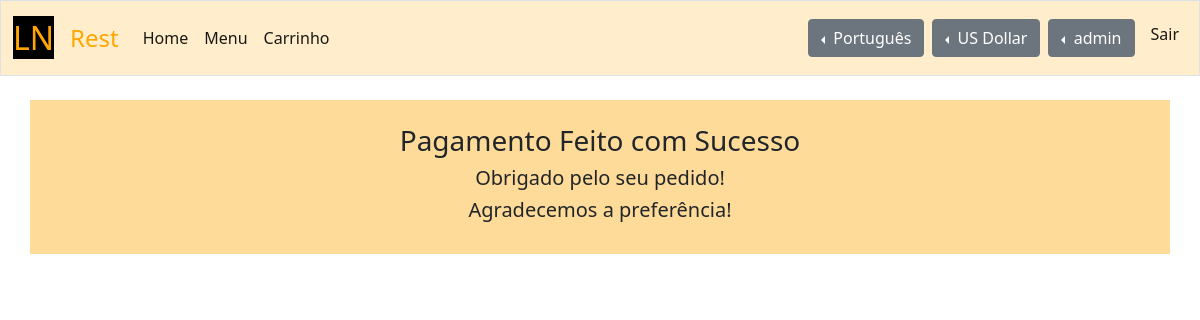
Screenshot of /success (signed in) with the database file from the repository.
### texts/models.py (models this page shows, shortened)
class Phrase(models.Model):
    words = models.TextField(blank=True)
    languages = models.ManyToManyField(
        Iso_639_LanguageCode, blank=True,
        related_name='languages_Phrase_related'
    )
    translation_of = models.ForeignKey(
        'self', blank=True, null=True, on_delete=models.CASCADE,
        related_name='translation_of_Phrase_related'
    )
    def translate_to(self, language):
        origin_languages = self.languages.all().order_by('sort_number')
        if origin_languages and len(origin_languages) > 0:
            origin_language = origin_languages[0].english_name
        else:
            origin_language = None
        translated = {
            'words': self.words,
            'language': origin_language,
        }
        if not language:
            return translated
        else:
            for origin_language in origin_languages:
                if language.code == origin_language:
                    return translated
        translations = set(self.translation_of_Phrase_related.all())
        if self.translation_of:
            translations.add(self.translation_of)
        for translation in translations:
            if language.code in translation.languages.all():
                translated = {
                    'words': translation.words,
                    'language': language.code.english_name,
                }
                return translated
        return translated
    def to_dict(self, **settings):
        dict = {}
        dict['id'] = self.id
        dict['words'] = self.words
        dict['languages'] = []
        languages = self.languages.all().order_by('sort_number')
        for language in languages:
            dict['languages'].append(language.english_name)
        dict['translation_of'] = to_dict(self.translation_of, **settings)
        if settings and settings['language']:
            language = settings['language']
        else:
            language = None
        dict['translated'] = self.translate_to(language)
        return dict

class Language(models.Model):
    code = models.ForeignKey(
        Iso_639_LanguageCode, blank=True, null=True, on_delete=models.CASCADE,
        related_name='code_Language_related'
    )
    name = models.ForeignKey(
        Phrase, blank=True, null=True, on_delete=models.CASCADE,
        related_name='name_Language_related'
    )
    def to_dict(self, **settings):
        dict = {}
        dict['id'] = self.id
        if self.code:
            dict['code'] = self.code.english_name
        else:
            dict['code'] = {}
        dict['name'] = to_dict(self.name, **settings)
        return dict

### orders/views.py (the view)
# urls.py: path('success', views.success, name='success'),
def success(request):
    if not request.user.is_authenticated:
        return HttpResponseRedirect(reverse('index'))
    user = request.user
    status = 'InCart'
    orders = Order.objects.filter(user=user, status=status).all()
    for order in orders:
        order.cancel()
    pages_basic_data = get_pages_basic_data(request)
    language = pages_basic_data['language']
    user_settings = pages_basic_data['user_settings']
    settings = pages_basic_data['settings']
    languages = pages_basic_data['languages']
    currencies = pages_basic_data['currencies']
    context = {
        'settings': settings,
        'user_settings': user_settings,
        'language': language,
        'languages': languages,
        'currencies': currencies,
    }
    request.session['page'] = reverse('success')
    return render(request, 'orders/success.html', context)

### orders/models.py (called while the page is built)
    def to_dict(self, **settings):
        dict = {}
        dict['id'] = self.id
        dict['language'] = to_dict(self.language, **settings)
        dict['currency'] = to_dict(self.currency, **settings)
        return dict

### quantities/models.py (called while the page is built)
    def to_dict(self, **settings):
        dict = {}
        dict['id'] = self.id
        dict['code'] = self.code.alphabetic_code
        dict['name'] = to_dict(self.name, **settings)
        return dict

### texts/models.py (called while the page is built)
def to_dict(object, **settings):
    if object:
        dict = object.to_dict(**settings)
    else:
        dict = {}
    return dict

def to_dict_list(manager, *order_by_field_names, **settings):
    dict_list = []
    if manager:
        objects = manager.all().order_by(*order_by_field_names)
        for object in objects:
            dict = to_dict(object, **settings)
            if dict:
                dict_list.append(dict)
    return dict_list

### orders/templates/orders/success.html (shortened to what this page needs)
{% extends "orders/base.html" %}
{% block main %}
    <h3>
        {% if settings.success_page_label %}
            {{ settings.success_page_label.translated.words }}
        {% else %}
            Checkout Succeeded
        {% endif %}
    </h3>
    <h5>
        {% if settings.success_page_contents_01 %}
            {{ settings.success_page_contents_01.translated.words }}
        {% else %}
            Thanks for your order!
        {% endif %}
    </h5>
    <h5>
        {% if settings.success_page_contents_02 %}
            {{ settings.success_page_contents_02.translated.words }}
        {% else %}
            We appreciate your business!
        {% endif %}
    </h5>
{% endblock %}

### orders/templates/orders/base.html (shortened to what this page needs)
{% extends "orders/ln/ln-base.html" %}
{% load static %}
{% block product_head %}
    <link href="{% static 'orders/styles/style.css' %}" rel="stylesheet">
{% endblock %}
{% block product_navbar %}
    <div class="collapse navbar-collapse" id="navbarSupportedContent">
        {% if user.is_authenticated %}
        <ul class="navbar-nav me-auto mb-2 mb-lg-0">
            <li class="nav-item">
                <a class="nav-link active" aria-current="page" href="/">
                    {% if settings.home_label %}
                        {{ settings.home_label.translated.words }}
                    {% else %}
                        Home
                    {% endif %}
                </a>
            </li>
            <li class="nav-item">
                <a class="nav-link active" aria-current="page"" href="{% url 'menu' None %}">
                    {% if settings.menu_label %}
                        {{ settings.menu_label.translated.words }}
                    {% else %}
                        Menu
                    {% endif %}
                </a>
            </li>
            <li class="nav-item">
                <a class="nav-link active" aria-current="page" href="{% url 'cart' %}">
                    {% if settings.cart_label %}
                        {{ settings.cart_label.translated.words }}
                    {% else %}
                        Cart
                    {% endif %}
                </a>
            </li>
        </ul>
        <div class="dropstart me-2">
            <button class="btn btn-secondary dropdown-toggle" type="button" id="dropdownMenuButton1" data-bs-toggle="dropdown" aria-expanded="false">
                {{ language.name.words }}
            </button>
        </div>
        <div class="dropstart me-2">
            <button class="btn btn-secondary dropdown-toggle" type="button" id="dropdownMenuButton2" data-bs-toggle="dropdown" aria-expanded="false">
                {{ user_settings.currency.name.translated.words }}
            </button>
        </div>
        <div class="dropstart me-2">
                <button class="btn btn-secondary dropdown-toggle" type="button" id="dropdownMenuButton3" data-bs-toggle="dropdown" aria-expanded="false">
                    {{ user.username }}
                </button>
            </div>
            <ul class="navbar-nav mb-2">
                <li class="nav-item">
                    <a class="nav-link active" aria-current="page" href="{% url 'logout' %}">
                        {% if settings.logout_label %}
                            {{ settings.logout_label.translated.words }}
                        {% else %}
                            Log Out
                        {% endif %}
                    </a>
                </li>
            </ul>
        {% endif %}
    </div>
{% endblock %}
{% block product_name %}
    {% if settings.product_name %}
        {{ settings.product_name.translated.words }}
    {% else %}
        Rest
    {% endif %}
{% endblock %}
{% block product_main %}
    <main class="container p-4 my-4 ln-container00">
        {% block main %}
        {% endblock %}
    </main>
{% endblock %}

### orders/templates/orders/ln/ln-base.html (shortened to what this page needs)
{% load static %}
<!DOCTYPE html>
<html lang="en">
    <head>
        <link href="https://cdn.jsdelivr.net/npm/bootstrap@5.0.1/dist/css/bootstrap.min.css" rel="stylesheet">
        <link href="{% static 'orders/styles/ln/ln-style.css' %}" rel="stylesheet">
        {% block product_head %}
        {% endblock %}
    </head>
    <body>
        <nav class="navbar navbar-expand-md navbar-light ln-navbar border">
            <div class="container-fluid">
                <a class="navbar-brand" href="/"><span class="ln-brand-name">LN</span></a>
                <a class="navbar-brand" href="/"><span class="ln-product-name ln-brand-color">{% block product_name %}{% endblock %}</span></a>
                {% block product_navbar %}
                {% endblock %}
            </div>
       </nav>
       {% block product_main %}
       {% endblock %}
    </body>
</html>

### orders/static/orders/styles/ln/ln-style.css (style rules this page uses)
.ln-brand-color { color: #ffa600; }
.ln-brand-name { color: #ffa600; background-color: black; font-size: xx-large; }
.ln-product-name { font-size: x-large; }
.ln-navbar { background-color: #ffedcc; }
.ln-container00 { background-color: #ffdb99; }

### orders/static/orders/styles/style.css (style rules this page uses)
main { overflow-x: auto; text-align: center; }

### rows the page displays
Phrase: product_name.translated.words "Rest"
Phrase: home_label.translated.words "Home"
Phrase: menu_label.translated.words "Menu"
Phrase: cart_label.translated.words "Carrinho"
Language: name.words "Português"
Phrase: currency.name.translated.words "US Dollar"
Phrase: logout_label.translated.words "Sair"
Phrase: success_page_label.translated.words "Pagamento Feito com Sucesso"
Phrase: success_page_contents_01.translated.words "Obrigado pelo seu pedido!"
Phrase: success_page_contents_02.translated.words "Agradecemos a preferência!"

### other values shown
{{ user.username }} "admin"
